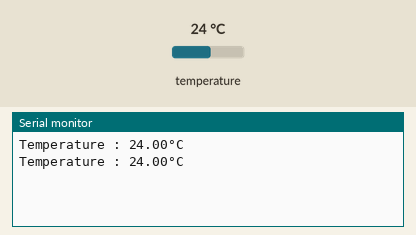
Recording of a sketch running on a simulated Arduino Uno, built with avr-gcc and run on an emulated ATmega328P. On the bench: the last lines printed to the serial monitor. The test bench sets the inputs (shaded band); at power-on: temperature 24 °C.

Above: at 3.3 s.
3.4 s: temperature set to 12 °C
At 5.4 s:
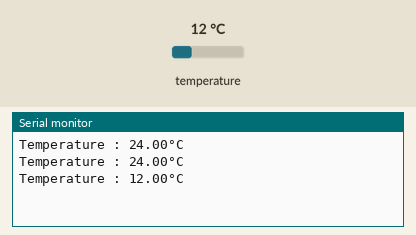
5.9 s: temperature set to 19 °C
At 6.7 s:
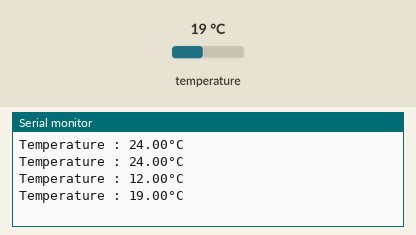
Timing chart, 0 to 8.9 s (numbered marks = the images above; inputs shaded):
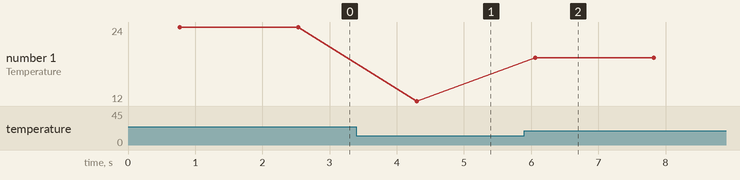

Measured:
- after the input at 3.4 s, the serial monitor: prints a new line after 0.90 s (image 1)
- after the input at 5.9 s, the serial monitor: prints a new line after 0.16 s (image 2)
- plotted number 1: 24 → 12 after the input at 3.4 s, 12 → 19 after the input at 5.9 s

The sketch:

temp-sensor.ino
```cpp
#include <OneWire.h>
#include <DallasTemperature.h>

// Data wire is connected to the Arduino digital pin 2
#define ONE_WIRE_BUS 2

// Setup a oneWire instance to communicate with any OneWire device
OneWire oneWire(ONE_WIRE_BUS);

// Pass our oneWire reference to Dallas Temperature sensor
DallasTemperature sensors(&oneWire);

void setup(void)
{
  // Start serial communication for debugging purposes
  Serial.begin(9600);
  // Start up the library
  sensors.begin();
}

void loop(void)
{
  // Call sensors.requestTemperatures() to issue a global temperature and Requests to all devices on the bus
  sensors.requestTemperatures();

  // Print the temperature in Celsius
  Serial.print("Temperature : ");
  Serial.print(sensors.getTempCByIndex(0));
  Serial.println("°C");

  // Wait 1 second before next reading
  delay(1000);
}
```
